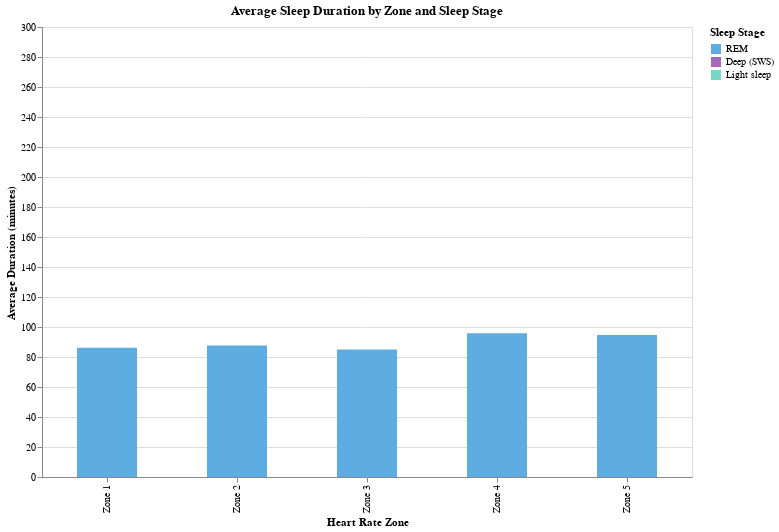

This figure's notebook cell:
### Code cell
# create interactive bar plot
selection = alt.selection_point(
    fields=['Sleep Stage'],
    bind=alt.binding_select(options=list(zone_impact_df['Sleep Stage'].unique()), name='Sleep Stage: '),
    value='REM'
)

palette={'REM': '#5DADE2','Deep (SWS)': '#A569BD','Light sleep': '#76D7C4' }

# Create the interactive bar chart with dropdown
chart = alt.Chart(zone_impact_df).mark_bar(
    size=60
).encode(
    x=alt.X('Zone:N', title='Heart Rate Zone'),
    y=alt.Y('Avg Duration (min):Q', title='Average Duration (minutes)', scale=alt.Scale(domain=[0, 300])),
    color=alt.Color('Sleep Stage:N', scale=alt.Scale(domain=list(palette.keys()), range=list(palette.values()))),
    tooltip=['Avg Duration (min)']
).properties(
    title='Average Sleep Duration by Zone and Sleep Stage',
    width=650,
    height=450
).add_params(
    selection
).transform_filter(
    selection
)

# Display the chart
chart

### Figure 1 — Vega-Lite specification as saved in the notebook (floating-point values rounded to 4 significant figures)
{"config": {"view": {"continuousWidth": 300, "continuousHeight": 300}}, "data": {"name": "data-2859a3ab8f133d94863fa0186990e6cf"}, "mark": {"type": "bar", "size": 60}, "encoding": {"color": {"field": "Sleep Stage", "scale": {"domain": ["REM", "Deep (SWS)", "Light sleep"], "range": ["#5DADE2", "#A569BD", "#76D7C4"]}, "type": "nominal"}, "tooltip": [{"field": "Avg Duration (min)", "type": "quantitative"}], "x": {"field": "Zone", "title": "Heart Rate Zone", "type": "nominal"}, "y": {"field": "Avg Duration (min)", "scale": {"domain": [0, 300]}, "title": "Average Duration (minutes)", "type": "quantitative"}}, "height": 450, "params": [{"name": "param_1", "select": {"type": "point", "fields": ["Sleep Stage"]}, "bind": {"input": "select", "options": ["REM", "Deep (SWS)", "Light sleep"], "name": "Sleep Stage: "}, "value": "REM"}], "title": "Average Sleep Duration by Zone and Sleep Stage", "transform": [{"filter": {"param": "param_1"}}], "width": 650, "$schema": "https://vega.github.io/schema/vega-lite/v5.20.1.json", "datasets": {"data-2859a3ab8f133d94863fa0186990e6cf": [{"Zone": "Zone 1", "Sleep Stage": "REM", "Avg Duration (min)": 86.18}, {"Zone": "Zone 1", "Sleep Stage": "Deep (SWS)", "Avg Duration (min)": 87.12}, {"Zone": "Zone 1", "Sleep Stage": "Light sleep", "Avg Duration (min)": 246.6}, {"Zone": "Zone 2", "Sleep Stage": "REM", "Avg Duration (min)": 87.68}, {"Zone": "Zone 2", "Sleep Stage": "Deep (SWS)", "Avg Duration (min)": 84.66}, {"Zone": "Zone 2", "Sleep Stage": "Light sleep", "Avg Duration (min)": 244.2}, {"Zone": "Zone 3", "Sleep Stage": "REM", "Avg Duration (min)": 84.93}, {"Zone": "Zone 3", "Sleep Stage": "Deep (SWS)", "Avg Duration (min)": 87.86}, {"Zone": "Zone 3", "Sleep Stage": "Light sleep", "Avg Duration (min)": 246.2}, {"Zone": "Zone 4", "Sleep Stage": "REM", "Avg Duration (min)": 95.89}, {"Zone": "Zone 4", "Sleep Stage": "Deep (SWS)", "Avg Duration (min)": 93.34}, {"Zone": "Zone 4", "Sleep Stage": "Light sleep", "Avg Duration (min)": 239.1}, {"Zone": "Zone 5", "Sleep Stage": "REM", "Avg Duration (min)": 94.6}, {"Zone": "Zone 5", "Sleep Stage": "Deep (SWS)", "Avg Duration (min)": 105.0}, {"Zone": "Zone 5", "Sleep Stage": "Light sleep", "Avg Duration (min)": 294.2}]}}
